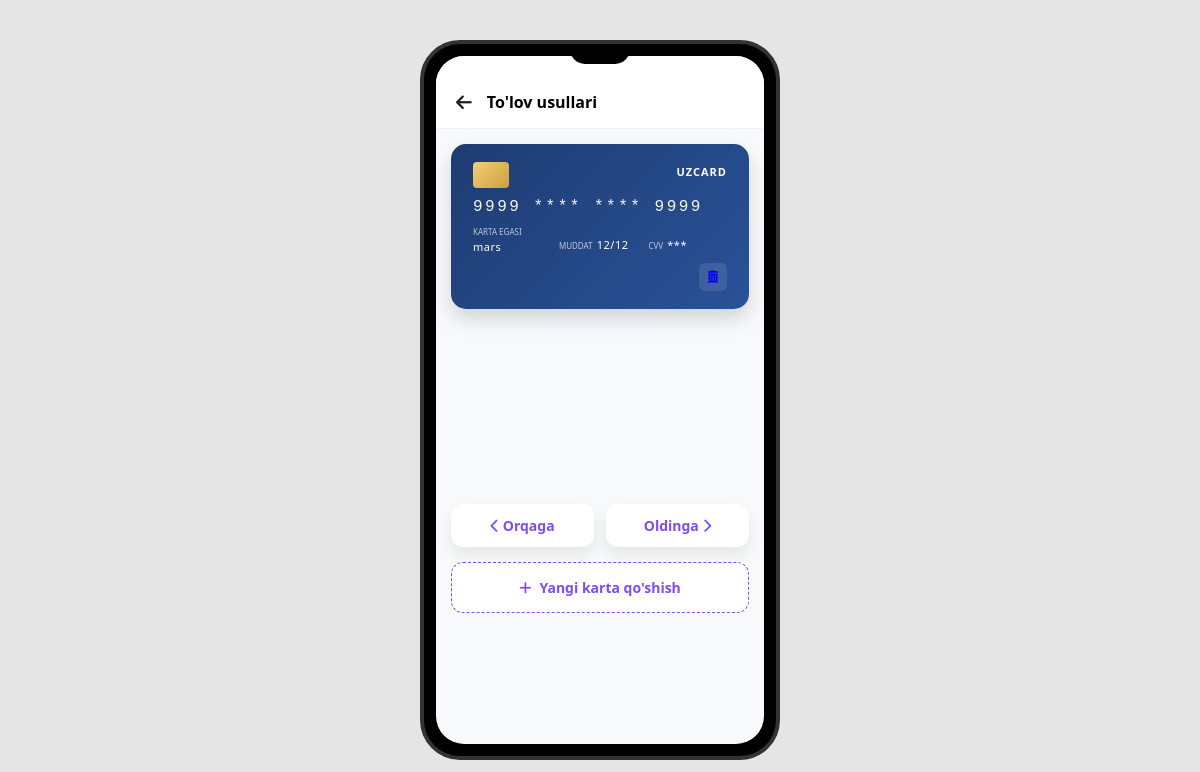
Page /tolov_usullari/ (signed in) on the committed database.
### app/models.py (models this page shows, shortened)
class BaseCreatedModel(models.Model):
    created_at = models.DateTimeField(auto_now_add=True)
    updated_at = models.DateTimeField(auto_now=True)
    class Meta:
        abstract = True

class User_carts(BaseCreatedModel):
    karta_nomer = models.CharField(max_length=19)
    cart_egasi = models.ForeignKey(Users, on_delete=models.CASCADE, related_name='banks_carts')
    muddat = models.CharField(max_length=5)
    cvv = models.CharField(max_length=3)
    @property
    def masked_number(self):
        clean_number = self.karta_nomer.replace(" ", "")
        if len(clean_number) >= 16:
            return f"{clean_number[:4]} **** **** {clean_number[-4:]}"
        return clean_number

class Users(AbstractUser):
    class UserTypes(models.TextChoices):
        Admin = 'Admin', 'Admin'
        CLENT = 'Clent', 'Mijoz'
    avatar = models.ImageField(upload_to='avatar/', blank=True, null=True)
    user_type = models.CharField(max_length=500, choices=UserTypes.choices, default=UserTypes.CLENT)
    phone = models.CharField(max_length=50, blank=True, null=True)
    def __str__(self):
        return self.username

### app/views.py (the view)
# urls.py: path('tolov_usullari/', tolov_usullari, name='tolov_usullari'),
@login_required(login_url='login_viuw')
def tolov_usullari(request):
    banks_carts = User_carts.objects.filter(cart_egasi=request.user)
    return render(request, 'userlar/tolov_usul.html', {
        'banks_carts': banks_carts
    })

### app/context_processors.py (called while the page is built)
def cart_item_count(request):
    count = 0
    if request.user.is_authenticated:
        count = ShopingModel.objects.filter(user=request.user).count()
    return {'cart_item_count': count}

### templates/userlar/tolov_usul.html (shortened to what this page needs)
<!DOCTYPE html>
<html lang="uz">
<head>
  <link rel="stylesheet" href="https://cdnjs.cloudflare.com/ajax/libs/font-awesome/6.4.0/css/all.min.css" />
</head>
<body>
  <div class="phone">
    <div class="notch"></div>
    <div class="screen">
      <div class="page-header">
        <i href="{% url 'tolov_usullari' %}" class="fa-solid fa-arrow-left back-btn" onclick="history.back()"></i>
        <h2 style="font-size: 16px; margin: 0;">To'lov usullari</h2>
      </div>
      <div class="card-list">
        {% if banks_carts %}
          <div class="card-carousel" id="cardCarousel">
            {% for card in banks_carts %}
              <div class="bank-card carousel-item{% if forloop.first %} active{% endif %}">
                <div class="card-type-logo">UZCARD</div>
                <div class="card-chip"></div>
                <span class="card-number">{{ card.masked_number }}</span>
                <div class="card-footer">
                  <div class="footer-left">
                    <span class="card-label">Karta egasi</span>
                    <span class="card-value">{{ card.cart_egasi }}</span>
                  </div>
                  <div class="footer-right" style="margin-right: 40px;"> <div>
                      <span class="card-label">Muddat</span>
                      <span class="card-value">{{ card.muddat }}</span>
                    </div>
                    <div>
                      <span class="card-label">CVV</span>
                      <span class="card-value">***</span>
                    </div>
                  </div>
                </div>
                <a href="{% url 'delete_card' card.id %}" class="delete-card" onclick="return confirm('Karta o\'chirilsinmi?');">
                  <i class="fa-solid fa-trash-can"></i>
                </a>
              </div>
            {% endfor %}
          </div>
          <div class="carousel-controls">
            <button type="button" class="carousel-btn" id="prevCard"><i class="fa-solid fa-chevron-left"></i> Orqaga</button>
            <button type="button" class="carousel-btn" id="nextCard">Oldinga <i class="fa-solid fa-chevron-right"></i></button>
          </div>
        {% else %}
          <div style="padding: 20px; color: #444; background: #fff; border-radius: 14px; text-align: center; margin-bottom: 15px;">
            Hozircha karta qo'shilmagan. Quyidagi tugma orqali yangi karta qo'shing.
          </div>
        {% endif %}
        <a href="{% url 'yangi_karta' %}" class="add-card-btn">
          <i class="fa-solid fa-plus" style="margin-right: 8px;"></i>
          Yangi karta qo'shish
        </a>
      </div>
    </div>
  </div>
</body>
</html>

### templates/userlar/tolov_usul.html (style rules this page uses)
* { margin: 0; padding: 0; box-sizing: border-box; font-family: 'Segoe UI', sans-serif; }
body { background: #e5e5e5; display: flex; justify-content: center; align-items: center; min-height: 100vh; }
.phone { width: 360px; height: 720px; background: #000; border-radius: 40px; padding: 12px; position: relative; border: 4px solid #333; }
.notch { width: 60px; height: 20px; background: #000; position: absolute; top: 0; left: 50%; transform: translateX(-50%); border-bottom-left-radius: 15px; border-bottom-right-radius: 15px; z-index: 10; }
.screen { width: 100%; height: 100%; background: #f8f9fa; border-radius: 28px; overflow: hidden; display: flex; flex-direction: column; }
.page-header { background: #fff; padding: 35px 20px 15px; display: flex; align-items: center; border-bottom: 1px solid #f0f0f0; }
.back-btn { font-size: 18px; color: #1f2026; margin-right: 15px; cursor: pointer; }
.card-list { padding: 15px; }
.card-carousel { position: relative; min-height: 220px; }
.carousel-item { position: absolute; inset: 0; opacity: 0; transform: scale(0.96); transition: opacity .35s ease, transform .35s ease; pointer-events: none; }
.carousel-item.active { opacity: 1; transform: scale(1); pointer-events: auto; position: relative; }
.carousel-controls { display: flex; justify-content: space-between; gap: 10px; margin-bottom: 15px; }
.carousel-btn { width: 48%; border: none; background: #fff; color: #7f4df2; border-radius: 12px; padding: 12px 0; font-size: 14px; font-weight: 700; cursor: pointer; box-shadow: 0 8px 16px rgba(0,0,0,.08); }
.bank-card { width: 100%; height: 165px; background: linear-gradient(135deg, #1e3c72 0%, #2a5298 100%); border-radius: 15px; padding: 18px 22px; color: #fff; position: relative; margin-bottom: 15px; box-shadow: 0 10px 20px rgba(0,0,0,0.15); overflow: hidden; }
.card-chip { width: 36px; height: 26px; background: linear-gradient(135deg, #f0d078 0%, #cf9e3d 100%); border-radius: 4px; margin-bottom: 10px; }
.card-type-logo { position: absolute; top: 20px; right: 22px; font-weight: 700; font-size: 11px; letter-spacing: 1px; }
.card-number { font-size: 16px; letter-spacing: 2.5px; font-family: 'Courier New', monospace; margin: 10px 0; display: block; opacity: 0.95; }
.card-footer { display: flex; justify-content: space-between; align-items: flex-end; margin-top: 10px; }
.footer-left { display: flex; flex-direction: column; }
.footer-right { display: flex; gap: 20px; text-align: right; }
.card-label { font-size: 8px; text-transform: uppercase; opacity: 0.7; margin-bottom: 2px; }
.card-value { font-size: 11px; font-weight: 500; letter-spacing: 0.5px; }
.delete-card { position: absolute; bottom: 18px; right: 22px; width: 28px; height: 28px; background: rgba(255,255,255,0.1); border-radius: 6px; display: flex; align-items: center; justify-content: center; font-size: 12px; cursor: pointer; transition: 0.2s; }
.add-card-btn { background: #fff; border: 1.5px dashed #7f4df2; border-radius: 12px; padding: 15px; display: flex; align-items: center; justify-content: center; color: #7f4df2; font-size: 14px; font-weight: 600; text-decoration: none; }

### rows in the picture
User_carts: masked_number "9999 **** **** 9999", cart_egasi "mars", muddat "12/12"
